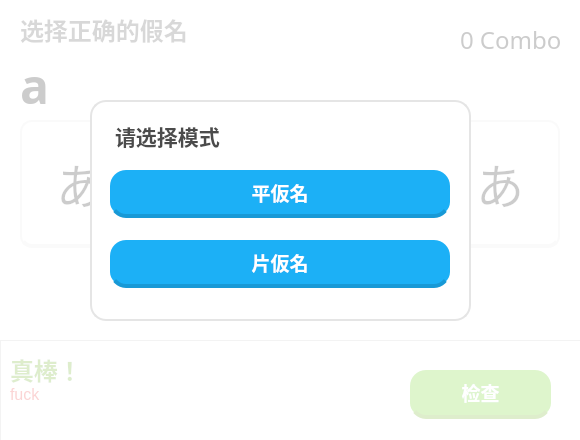
<?xml version="1.0" encoding="UTF-8"?>
<ui version="4.0">
 <class>Form</class>
 <widget class="QWidget" name="Form">
  <property name="geometry">
   <rect>
    <x>0</x>
    <y>0</y>
    <width>580</width>
    <height>440</height>
   </rect>
  </property>
  <property name="palette">
   <palette>
    <active>
     <colorrole role="Window">
      <brush brushstyle="SolidPattern">
       <color alpha="255">
        <red>255</red>
        <green>255</green>
        <blue>255</blue>
       </color>
      </brush>
     </colorrole>
    </active>
    <inactive>
     <colorrole role="Window">
      <brush brushstyle="SolidPattern">
       <color alpha="255">
        <red>255</red>
        <green>255</green>
        <blue>255</blue>
       </color>
      </brush>
     </colorrole>
    </inactive>
    <disabled>
     <colorrole role="Base">
      <brush brushstyle="SolidPattern">
       <color alpha="255">
        <red>255</red>
        <green>255</green>
        <blue>255</blue>
       </color>
      </brush>
     </colorrole>
     <colorrole role="Window">
      <brush brushstyle="SolidPattern">
       <color alpha="255">
        <red>255</red>
        <green>255</green>
        <blue>255</blue>
       </color>
      </brush>
     </colorrole>
    </disabled>
   </palette>
  </property>
  <property name="font">
   <font>
    <family>Microsoft YaHei UI</family>
   </font>
  </property>
  <property name="windowTitle">
   <string>OpenDuolingo</string>
  </property>
  <widget class="QPushButton" name="pushButton">
   <property name="geometry">
    <rect>
     <x>20</x>
     <y>120</y>
     <width>120</width>
     <height>130</height>
    </rect>
   </property>
   <property name="font">
    <font>
     <family>Yu Gothic</family>
     <pointsize>36</pointsize>
    </font>
   </property>
   <property name="styleSheet">
    <string notr="true">QPushButton {
    background-color: #FFFFFF;
    border: 2px solid #E5E5E5;
    padding: 10px;
    border-radius: 12px;
	border-bottom: 4px solid #E5E5E5;
    margin-bottom: 2px;
}
QPushButton:hover{
    background-color: #F7F7F7;
    border: 2px solid #E5E5E5;
    padding: 10px;
    border-radius: 12px;
	border-bottom: 4px solid #E5E5E5;
    margin-bottom: 2px;
}
QPushButton:pressed{
    background-color: #D3F4FF;
    border: 2px solid #88D8FF;
    padding: 10px;
    border-radius: 12px;
    margin-bottom: 2px;
	color: #1899D6;
}
QPushButton:checked{
    background-color: #D3F4FF;
    border: 2px solid #88D8FF;
    padding: 10px;
    border-radius: 12px;
	border-bottom: 4px solid #88D8FF;
    margin-bottom: 2px;
	color: #1899D6;
}</string>
   </property>
   <property name="text">
    <string>あ</string>
   </property>
   <property name="checkable">
    <bool>true</bool>
   </property>
  </widget>
  <widget class="QLabel" name="label">
   <property name="geometry">
    <rect>
     <x>20</x>
     <y>10</y>
     <width>300</width>
     <height>40</height>
    </rect>
   </property>
   <property name="font">
    <font>
     <family>Microsoft YaHei UI</family>
     <pointsize>18</pointsize>
     <bold>true</bold>
    </font>
   </property>
   <property name="text">
    <string>&lt;html&gt;&lt;head/&gt;&lt;body&gt;&lt;p&gt;&lt;span style=&quot; color:#3c3c3c;&quot;&gt;&lt;b&gt;选择正确的假名&lt;/b&gt;&lt;/span&gt;&lt;/p&gt;&lt;/body&gt;&lt;/html&gt;</string>
   </property>
  </widget>
  <widget class="QLabel" name="label_2">
   <property name="geometry">
    <rect>
     <x>20</x>
     <y>60</y>
     <width>100</width>
     <height>50</height>
    </rect>
   </property>
   <property name="font">
    <font>
     <family>Yu Gothic</family>
     <pointsize>36</pointsize>
     <bold>true</bold>
    </font>
   </property>
   <property name="text">
    <string>a</string>
   </property>
  </widget>
  <widget class="QLabel" name="combo">
   <property name="geometry">
    <rect>
     <x>460</x>
     <y>20</y>
     <width>140</width>
     <height>40</height>
    </rect>
   </property>
   <property name="font">
    <font>
     <family>Yu Gothic</family>
     <pointsize>18</pointsize>
     <bold>false</bold>
    </font>
   </property>
   <property name="text">
    <string>0 Combo</string>
   </property>
  </widget>
  <widget class="QFrame" name="frame">
   <property name="geometry">
    <rect>
     <x>0</x>
     <y>340</y>
     <width>581</width>
     <height>101</height>
    </rect>
   </property>
   <property name="styleSheet">
    <string notr="true">QFrame {
	background-color: #FFFFFF;
}</string>
   </property>
   <property name="frameShape">
    <enum>QFrame::StyledPanel</enum>
   </property>
   <property name="frameShadow">
    <enum>QFrame::Raised</enum>
   </property>
   <widget class="QLabel" name="label_3">
    <property name="enabled">
     <bool>true</bool>
    </property>
    <property name="geometry">
     <rect>
      <x>10</x>
      <y>10</y>
      <width>340</width>
      <height>40</height>
     </rect>
    </property>
    <property name="font">
     <font>
      <family>Microsoft YaHei UI</family>
      <pointsize>18</pointsize>
      <bold>true</bold>
     </font>
    </property>
    <property name="text">
     <string>&lt;html&gt;&lt;head/&gt;&lt;body&gt;&lt;p&gt;&lt;span style=&quot; color:#58a700;&quot;&gt;真棒！&lt;/span&gt;&lt;/p&gt;&lt;/body&gt;&lt;/html&gt;</string>
    </property>
   </widget>
   <widget class="QPushButton" name="continuebutton">
    <property name="geometry">
     <rect>
      <x>410</x>
      <y>30</y>
      <width>141</width>
      <height>51</height>
     </rect>
    </property>
    <property name="font">
     <font>
      <family>Microsoft YaHei UI</family>
      <pointsize>14</pointsize>
      <bold>true</bold>
     </font>
    </property>
    <property name="styleSheet">
     <string notr="true">QPushButton {
    background-color: #58CC02;
    padding: 10px;
    border-radius: 16px;
	border-bottom: 4px solid #58A700;
    margin-bottom: 2px;
	color: #FFFFFF
}
QPushButton:hover{
    background-color: #61E002;
    padding: 10px;
    border-radius: 16px;
	border-bottom: 4px solid #58A700;
    margin-bottom: 2px;
	color: #FFFFFF
}
QPushButton:pressed{
    background-color: #61E002;
    padding: 10px;
    border-radius: 16px;
	color: #FFFFFF
}
QPushButton:disabled{
    background-color: #E5E5E5;
    padding: 10px;
    border-radius: 16px;
	border: none;
	color: #AFAFAF;
}
</string>
    </property>
    <property name="text">
     <string>检查</string>
    </property>
   </widget>
   <widget class="QLabel" name="label_4">
    <property name="enabled">
     <bool>true</bool>
    </property>
    <property name="geometry">
     <rect>
      <x>10</x>
      <y>45</y>
      <width>370</width>
      <height>40</height>
     </rect>
    </property>
    <property name="font">
     <font>
      <family>Microsoft YaHei UI</family>
      <pointsize>12</pointsize>
      <bold>false</bold>
     </font>
    </property>
    <property name="text">
     <string>&lt;html&gt;&lt;head/&gt;&lt;body&gt;&lt;p&gt;&lt;span style=&quot; color:#EA2B2B;&quot;&gt;fuck&lt;/span&gt;&lt;/p&gt;&lt;/body&gt;&lt;/html&gt;</string>
    </property>
    <property name="alignment">
     <set>Qt::AlignLeading|Qt::AlignLeft|Qt::AlignTop</set>
    </property>
   </widget>
  </widget>
  <widget class="QPushButton" name="pushButton_2">
   <property name="geometry">
    <rect>
     <x>160</x>
     <y>120</y>
     <width>120</width>
     <height>130</height>
    </rect>
   </property>
   <property name="font">
    <font>
     <family>Yu Gothic</family>
     <pointsize>36</pointsize>
    </font>
   </property>
   <property name="styleSheet">
    <string notr="true">QPushButton {
    background-color: #FFFFFF;
    border: 2px solid #E5E5E5;
    padding: 10px;
    border-radius: 12px;
	border-bottom: 4px solid #E5E5E5;
    margin-bottom: 2px;
}
QPushButton:hover{
    background-color: #F7F7F7;
    border: 2px solid #E5E5E5;
    padding: 10px;
    border-radius: 12px;
	border-bottom: 4px solid #E5E5E5;
    margin-bottom: 2px;
}
QPushButton:pressed{
    background-color: #D3F4FF;
    border: 2px solid #88D8FF;
    padding: 10px;
    border-radius: 12px;
    margin-bottom: 2px;
	color: #1899D6;
}
QPushButton:checked{
    background-color: #D3F4FF;
    border: 2px solid #88D8FF;
    padding: 10px;
    border-radius: 12px;
	border-bottom: 4px solid #88D8FF;
    margin-bottom: 2px;
	color: #1899D6;
}</string>
   </property>
   <property name="text">
    <string>あ</string>
   </property>
   <property name="checkable">
    <bool>true</bool>
   </property>
  </widget>
  <widget class="QPushButton" name="pushButton_3">
   <property name="geometry">
    <rect>
     <x>300</x>
     <y>120</y>
     <width>120</width>
     <height>130</height>
    </rect>
   </property>
   <property name="font">
    <font>
     <family>Yu Gothic</family>
     <pointsize>36</pointsize>
    </font>
   </property>
   <property name="styleSheet">
    <string notr="true">QPushButton {
    background-color: #FFFFFF;
    border: 2px solid #E5E5E5;
    padding: 10px;
    border-radius: 12px;
	border-bottom: 4px solid #E5E5E5;
    margin-bottom: 2px;
}
QPushButton:hover{
    background-color: #F7F7F7;
    border: 2px solid #E5E5E5;
    padding: 10px;
    border-radius: 12px;
	border-bottom: 4px solid #E5E5E5;
    margin-bottom: 2px;
}
QPushButton:pressed{
    background-color: #D3F4FF;
    border: 2px solid #88D8FF;
    padding: 10px;
    border-radius: 12px;
    margin-bottom: 2px;
	color: #1899D6;
}
QPushButton:checked{
    background-color: #D3F4FF;
    border: 2px solid #88D8FF;
    padding: 10px;
    border-radius: 12px;
	border-bottom: 4px solid #88D8FF;
    margin-bottom: 2px;
	color: #1899D6;
}</string>
   </property>
   <property name="text">
    <string>あ</string>
   </property>
   <property name="checkable">
    <bool>true</bool>
   </property>
  </widget>
  <widget class="QPushButton" name="pushButton_4">
   <property name="geometry">
    <rect>
     <x>440</x>
     <y>120</y>
     <width>120</width>
     <height>130</height>
    </rect>
   </property>
   <property name="font">
    <font>
     <family>Yu Gothic</family>
     <pointsize>36</pointsize>
    </font>
   </property>
   <property name="styleSheet">
    <string notr="true">QPushButton {
    background-color: #FFFFFF;
    border: 2px solid #E5E5E5;
    padding: 10px;
    border-radius: 12px;
	border-bottom: 4px solid #E5E5E5;
    margin-bottom: 2px;
}
QPushButton:hover{
    background-color: #F7F7F7;
    border: 2px solid #E5E5E5;
    padding: 10px;
    border-radius: 12px;
	border-bottom: 4px solid #E5E5E5;
    margin-bottom: 2px;
}
QPushButton:pressed{
    background-color: #D3F4FF;
    border: 2px solid #88D8FF;
    padding: 10px;
    border-radius: 12px;
    margin-bottom: 2px;
	color: #1899D6;
}
QPushButton:checked{
    background-color: #D3F4FF;
    border: 2px solid #88D8FF;
    padding: 10px;
    border-radius: 12px;
	border-bottom: 4px solid #88D8FF;
    margin-bottom: 2px;
	color: #1899D6;
}</string>
   </property>
   <property name="text">
    <string>あ</string>
   </property>
   <property name="checkable">
    <bool>true</bool>
   </property>
  </widget>
  <widget class="QFrame" name="frame_2">
   <property name="geometry">
    <rect>
     <x>0</x>
     <y>0</y>
     <width>580</width>
     <height>440</height>
    </rect>
   </property>
   <property name="styleSheet">
    <string notr="true">QFrame{
	background-color: rgba(255, 255, 255, 80%);
}</string>
   </property>
   <property name="frameShape">
    <enum>QFrame::NoFrame</enum>
   </property>
   <property name="frameShadow">
    <enum>QFrame::Raised</enum>
   </property>
   <widget class="QFrame" name="frame_3">
    <property name="geometry">
     <rect>
      <x>90</x>
      <y>100</y>
      <width>381</width>
      <height>221</height>
     </rect>
    </property>
    <property name="styleSheet">
     <string notr="true">QFrame{
	background-color: #FFFFFF;
	border: 2px solid #E5E5E5;
    padding: 10px;
    border-radius: 16px;
}</string>
    </property>
    <property name="frameShape">
     <enum>QFrame::StyledPanel</enum>
    </property>
    <property name="frameShadow">
     <enum>QFrame::Raised</enum>
    </property>
    <widget class="QLabel" name="label_5">
     <property name="geometry">
      <rect>
       <x>10</x>
       <y>10</y>
       <width>300</width>
       <height>50</height>
      </rect>
     </property>
     <property name="font">
      <font>
       <family>Microsoft YaHei UI</family>
       <pointsize>16</pointsize>
       <bold>false</bold>
      </font>
     </property>
     <property name="styleSheet">
      <string notr="true">border: none;
background-color: none;</string>
     </property>
     <property name="text">
      <string>&lt;html&gt;&lt;head/&gt;&lt;body&gt;&lt;p&gt;&lt;span style=&quot; color:#4b4b4b;&quot;&gt;&lt;b&gt;请选择模式&lt;/b&gt;&lt;/span&gt;&lt;/p&gt;&lt;/body&gt;&lt;/html&gt;</string>
     </property>
    </widget>
    <widget class="QPushButton" name="hiragana">
     <property name="geometry">
      <rect>
       <x>20</x>
       <y>70</y>
       <width>340</width>
       <height>50</height>
      </rect>
     </property>
     <property name="font">
      <font>
       <family>Yu Gothic</family>
       <pointsize>14</pointsize>
       <bold>true</bold>
      </font>
     </property>
     <property name="styleSheet">
      <string notr="true">QPushButton {
    background-color: #1CB0F6;
    padding: 10px;
    border-radius: 16px;
	border-bottom: 4px solid #1899D6;
    margin-bottom: 2px;
	color: #FFFFFF
}
QPushButton:hover{
    background-color: #1FC2FF;
    padding: 10px;
    border-radius: 16px;
	border-bottom: 4px solid #1899D6;
    margin-bottom: 2px;
	color: #FFFFFF
}
QPushButton:pressed{
    background-color: #1FC2FF;
    padding: 10px;
    border: none;
	color: #FFFFFF
}</string>
     </property>
     <property name="text">
      <string>平仮名</string>
     </property>
    </widget>
    <widget class="QPushButton" name="katakana">
     <property name="geometry">
      <rect>
       <x>20</x>
       <y>140</y>
       <width>340</width>
       <height>50</height>
      </rect>
     </property>
     <property name="font">
      <font>
       <family>Yu Gothic</family>
       <pointsize>14</pointsize>
       <bold>true</bold>
      </font>
     </property>
     <property name="styleSheet">
      <string notr="true">QPushButton {
    background-color: #1CB0F6;
    padding: 10px;
    border-radius: 16px;
	border-bottom: 4px solid #1899D6;
    margin-bottom: 2px;
	color: #FFFFFF
}
QPushButton:hover{
    background-color: #1FC2FF;
    padding: 10px;
    border-radius: 16px;
	border-bottom: 4px solid #1899D6;
    margin-bottom: 2px;
	color: #FFFFFF
}
QPushButton:pressed{
    background-color: #1FC2FF;
    padding: 10px;
    border: none;
	color: #FFFFFF
}</string>
     </property>
     <property name="text">
      <string>片仮名</string>
     </property>
    </widget>
   </widget>
  </widget>
 </widget>
 <resources/>
 <connections/>
</ui>
